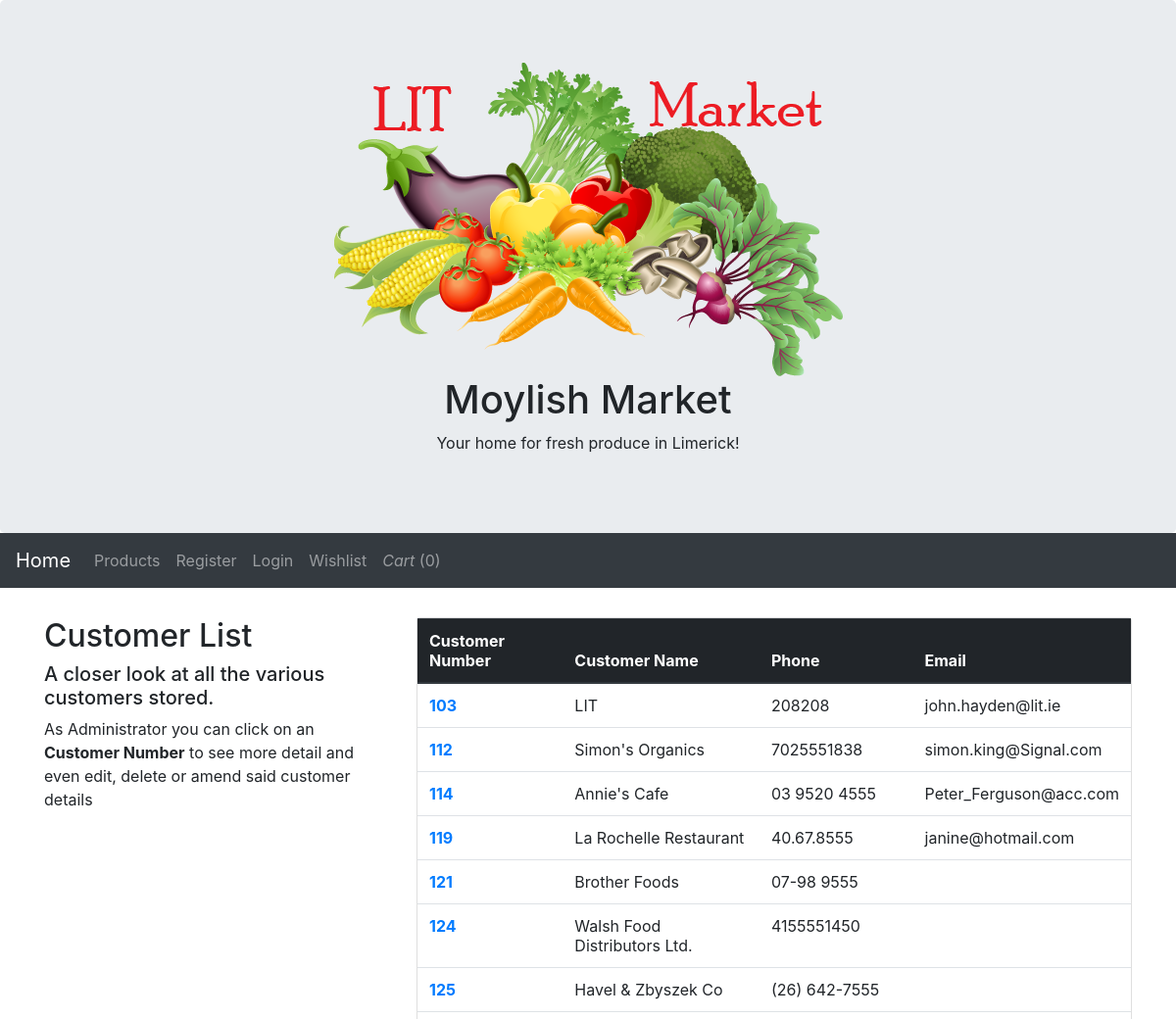
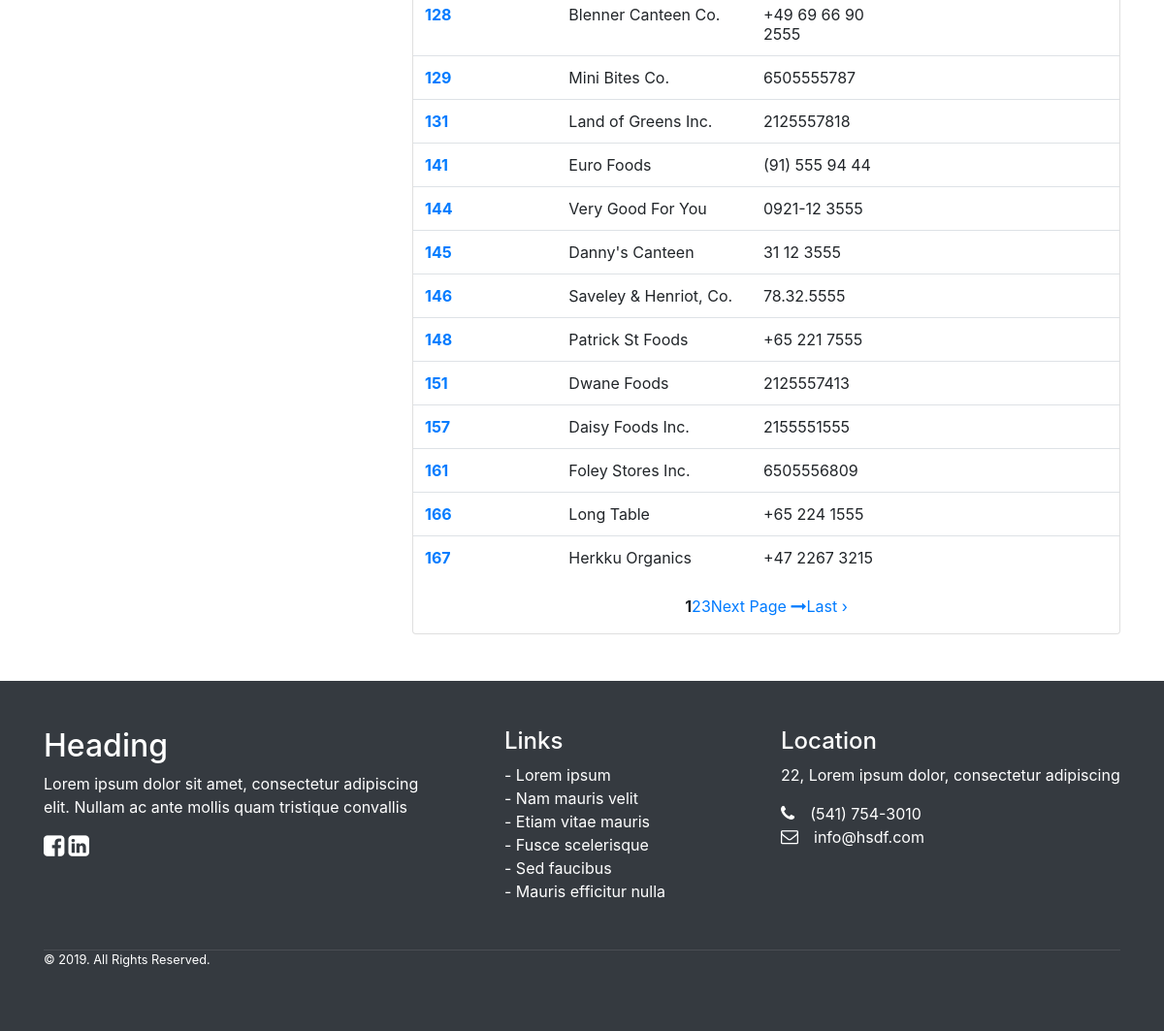
Page /index.php/customers on the committed database (2 pictures, top to bottom).
### tables this page shows
CREATE TABLE `customers` (
  `customerNumber` int(11) NOT NULL,
  `customerName` varchar(50) NOT NULL,
  `contactLastName` varchar(50) NOT NULL,
  `contactFirstName` varchar(50) NOT NULL,
  `phone` varchar(50) NOT NULL,
  `addressLine1` varchar(50) NOT NULL,
  `addressLine2` varchar(50) DEFAULT NULL,
  `city` varchar(50) NOT NULL,
  `postalCode` varchar(15) DEFAULT NULL,
  `country` varchar(50) NOT NULL,
  `creditLimit` double DEFAULT NULL,
  `email` varchar(50) NOT NULL,
  `password` varchar(200) NOT NULL
);

### index.php (called while the page is built, shortened)
<?php
require_once BASEPATH.'core/CodeIgniter.php';

### application/models/CustomerModel.php (called while the page is built, shortened)
<?php
class CustomerModel extends CI_Model
{
	function get_all_cust($limit, $offset)
	{
		$this->db->limit($limit, $offset);
		$this->db->select("customerNumber, customerName, contactLastName,
		contactFirstName, phone, addressLine1, addressLine2, city, postalCode,
		country, creditLimit, email, password");
		$this->db->from('customers');
		$query = $this->db->get();
		return $query->result();
	}
	function get_all_ord()
	{
		$this->db->select("orderNumber, orderDate, requiredDate,
		shippedDate, status, comments, customerNumber");
		$this->db->from('orders');
		$query = $this->db->get();
		return $query->result();
	}
}

### application/views/customers/index.php (the view, shortened to what this page needs)
<div class="container" style="margin-top:30px">
	<div class="row">
		<div class="col-sm-4">
			<h2>Customer List</h2>
			<h5>A closer look at all the various customers stored.</h5>
			<p>As Administrator you can click on an <b>Customer Number</b> to see more detail and even edit, delete or amend said customer details</p>
		</div>
		<div class="col-sm-8">
			<div class="card">
				<table class="table">
					<thead class="thead-dark">
					<tr>
						<th scope="col">Customer Number</th>
						<th scope="col">Customer Name</th>
						<th scope="col">Phone</th>
						<th scope="col">Email</th>
					</tr>
					</thead>
					<tbody>
					<?php foreach($customers as $row){?>
						<tr>
							<th scope="row"><?php echo anchor('Customers/viewCustomers/'. $row->customerNumber, $row->customerNumber); ?></th>
							<td><?php echo $row->customerName;?></td>
							<td><?php echo $row->phone;?></td>
							<td><?php echo $row->email;?></td>
						</tr>
					<?php } ?>
					</tbody>
				</table>
				<nav aria-label="Page navigation example">
					<ul class="pagination pg-blue justify-content-center">
						<li> <?php echo $this->pagination->create_links();?> </li>
					</ul>
				</nav>
			</div>
		</div>
		<br>
	</div>
</div>

### rows in the picture
customers: customerNumber "103", customerName "LIT", phone "208208", email "john.hayden@lit.ie"
customers: customerNumber "112", customerName "Simon's Organics", phone "7025551838", email "simon.king@Signal.com"
customers: customerNumber "114", customerName "Annie's Cafe", phone "03 9520 4555", email "Peter_Ferguson@acc.com"
customers: customerNumber "119", customerName "La Rochelle Restaurant", phone "40.67.8555", email "janine@hotmail.com"
customers: customerNumber "121", customerName "Brother Foods", phone "07-98 9555"
customers: customerNumber "124", customerName "Walsh Food Distributors Ltd.", phone "4155551450"
customers: customerNumber "125", customerName "Havel & Zbyszek Co", phone "(26) 642-7555"
customers: customerNumber "128", customerName "Blenner Canteen Co.", phone "+49 69 66 90 2555"
customers: customerNumber "129", customerName "Mini Bites Co.", phone "6505555787"
customers: customerNumber "131", customerName "Land of Greens Inc.", phone "2125557818"
customers: customerNumber "141", customerName "Euro Foods", phone "(91) 555 94 44"
customers: customerNumber "144", customerName "Very Good For You", phone "0921-12 3555"
customers: customerNumber "145", customerName "Danny's Canteen", phone "31 12 3555"
customers: customerNumber "146", customerName "Saveley & Henriot, Co.", phone "78.32.5555"
customers: customerNumber "148", customerName "Patrick St Foods", phone "+65 221 7555"
customers: customerNumber "151", customerName "Dwane Foods", phone "2125557413"
customers: customerNumber "157", customerName "Daisy Foods Inc.", phone "2155551555"
customers: customerNumber "161", customerName "Foley Stores Inc.", phone "6505556809"
customers: customerNumber "166", customerName "Long Table", phone "+65 224 1555"
customers: customerNumber "167", customerName "Herkku Organics", phone "+47 2267 3215"

### other values in the picture
anchor('HomePageController/index', 'Home', 'title="Home"') "Home"
anchor('Products/index', 'Products', 'title="products"') "Products"
anchor('Auth/post_register', 'Register', 'title="Register"') "Register"
anchor('Auth/post_login', 'Login', 'title="Login"') "Login"
anchor('Wishlist/index', 'Wishlist', 'title="Wishlist"') "Wishlist"
$this->cart->total_items() "0"
$this->pagination->create_links() "1 2 3 Last ›"
